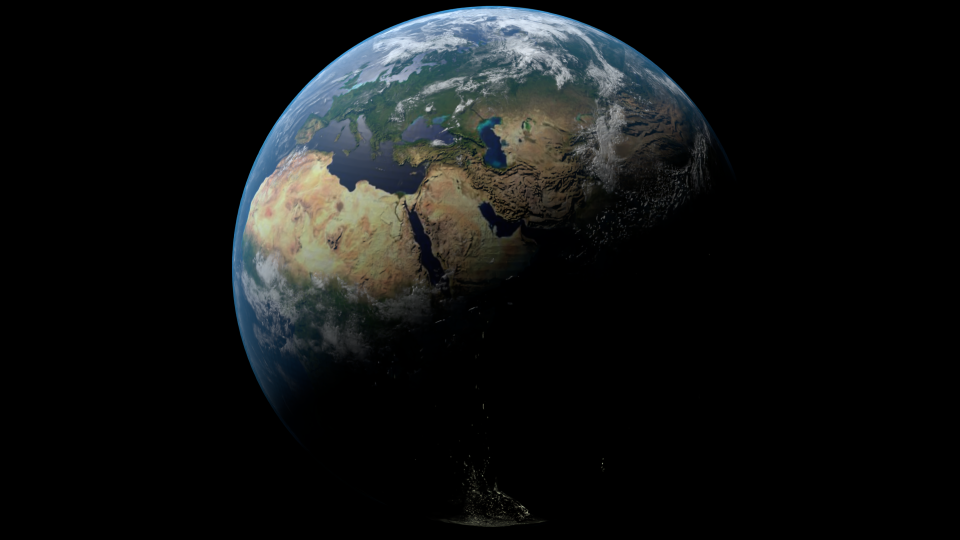
#> input picture projects/project3/assets/earth/earth.png, 1920 x 1080 px (shown at 1/2 size)
$ python crop.py
#> lines starting #> are read from the running program, lines starting #| are printed output that depends on the picture; after the words box and inside, x2 and y2 are one past the last pixel; in counts of white or black regions, pixels touching at a corner belong together
import cv2
import numpy as np
import os

os.chdir(os.path.dirname(os.path.abspath(__file__)))


fp = "earth.png"
if not os.path.exists(fp):
    raise FileNotFoundError(f"{fp} not found")
image = cv2.imread(fp, cv2.IMREAD_UNCHANGED)
#> image is the input picture: shape (1080, 1920, 4); mean B, G, R, A 19.4, 19.5, 17.7, 255

# Convert to BGRA if not already
if image.shape[2] == 3:
    image = cv2.cvtColor(image, cv2.COLOR_BGR2BGRA)

# Set all black pixels (0,0,0) to transparent
mask = np.all(image[:, :, :3] == [0, 0, 0], axis=2)
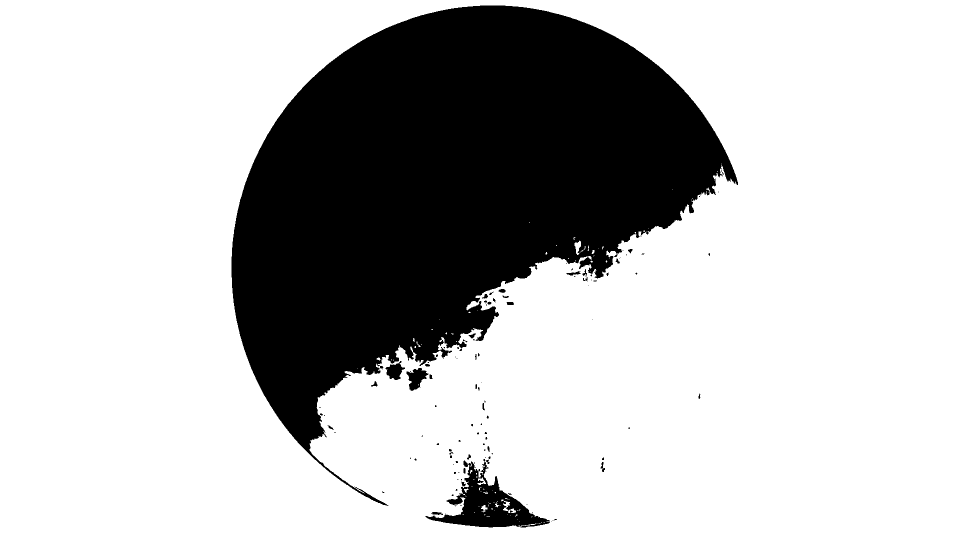
#> mask: shape (1080, 1920) bool (shown at 1/2 size); 74.6% white; 126 black regions (89 under 20 px), largest, box (x1, y1, x2, y2) and area: (463, 11, 1476, 1012) 509751, (851, 921, 1100, 1055) 11939, (813, 736, 857, 782) 1105
image[mask, 3] = 0

# Get image dimensions
height, width = image.shape[:2]
#> height = 1080; width = 1920
center_x, center_y = width // 2, height // 2
#> center_x = 960; center_y = 540

# Create a mask for the circle
y_coords, x_coords = np.ogrid[:height, :width]
#> y_coords = 1080 values from 0 to 1079
circle_mask = (x_coords - center_x)**2 + (y_coords - center_y)**2 <= (1024 // 2)**2

# Set circle pixels to black where alpha is 0
transparent_mask = image[:, :, 3] == 0
combined_mask = circle_mask & transparent_mask
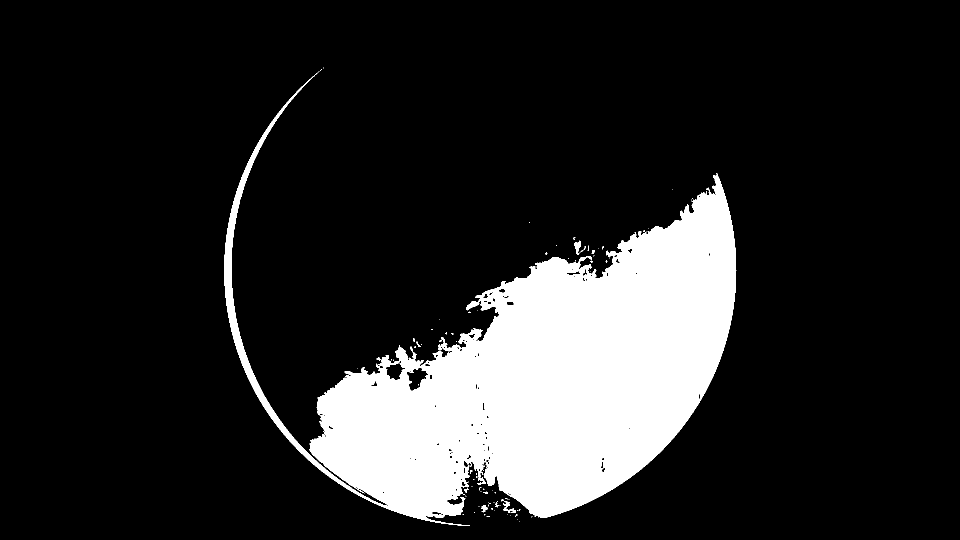
#> combined_mask: shape (1080, 1920) bool (shown at 1/2 size); 15.4% white; 89 white regions (76 under 20 px), largest, box (x1, y1, x2, y2) and area: (448, 142, 1473, 1052) 317788, (1006, 1002, 1032, 1026) 226, (1149, 481, 1162, 510) 214
image[combined_mask] = [0, 0, 0, 255]
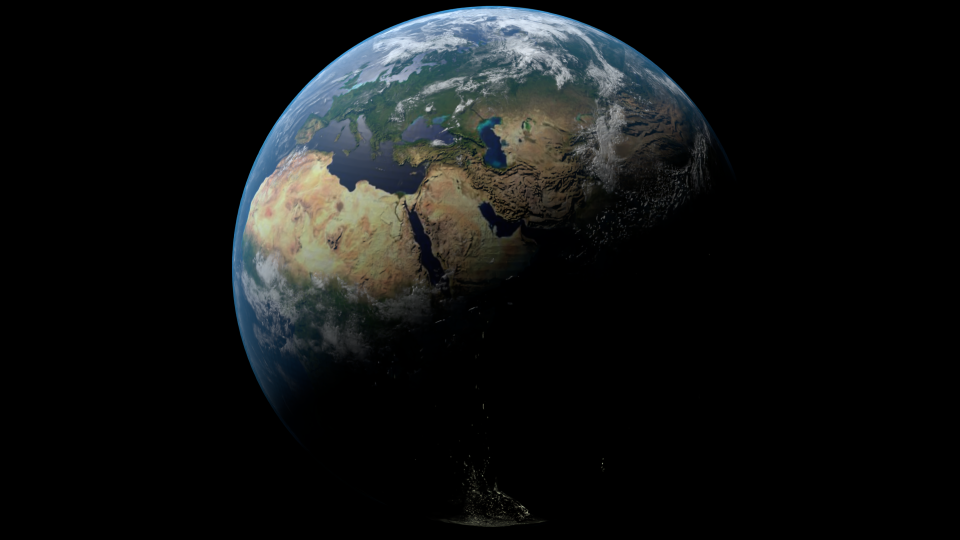
#> image: shape (1080, 1920, 4) (shown at 1/2 size); mean B, G, R, A 19.4, 19.5, 17.7, 103.9

# Find bounding box of non-transparent pixels
alpha_channel = image[:, :, 3]
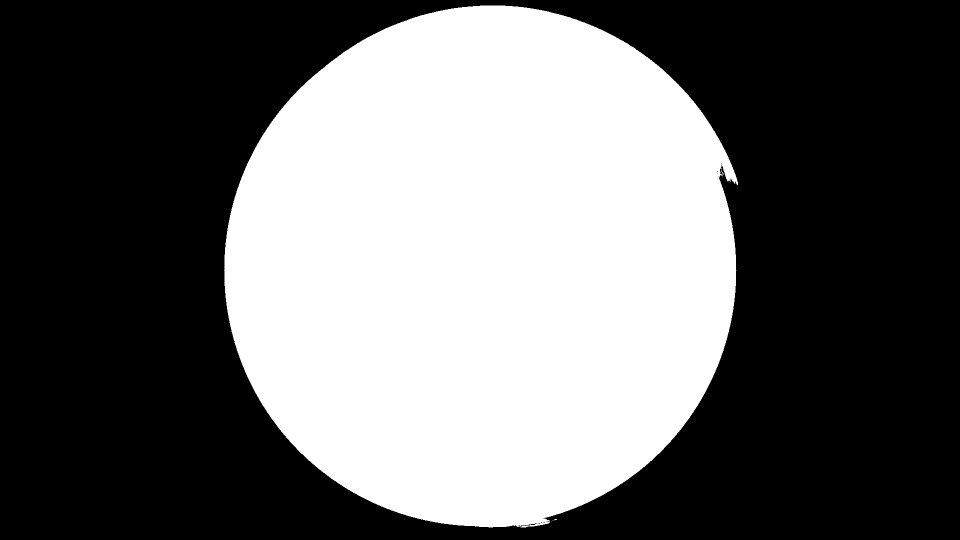
#> alpha_channel: shape (1080, 1920) (shown at 1/2 size); 40.7% white; 6 white regions (5 under 20 px), largest, box (x1, y1, x2, y2) and area: (448, 11, 1476, 1055) 844725
non_transparent = np.where(alpha_channel > 0)
#> non_transparent = 844753 positions, rows 11 to 1054, columns 448 to 1475

if len(non_transparent[0]) > 0:
    min_y, max_y = non_transparent[0].min(), non_transparent[0].max()
#> min_y = 11; max_y = 1054
    min_x, max_x = non_transparent[1].min(), non_transparent[1].max()
#> min_x = 448; max_x = 1475

    # Calculate dimensions
    crop_height = max_y - min_y + 1
#> crop_height = 1044
    crop_width = max_x - min_x + 1
#> crop_width = 1028

    # Make it square by using the larger dimension
    square_size = max(crop_height, crop_width)
#> square_size = 1044

    # Calculate center of the bounding box
    center_crop_y = (min_y + max_y) // 2
#> center_crop_y = 532
    center_crop_x = (min_x + max_x) // 2
#> center_crop_x = 961

    # Calculate new bounds for square crop
    half_size = square_size // 2
#> half_size = 522
    new_min_y = max(0, center_crop_y - half_size)
#> new_min_y = 10
    new_max_y = min(height, center_crop_y + half_size)
#> new_max_y = 1054
    new_min_x = max(0, center_crop_x - half_size)
#> new_min_x = 439
    new_max_x = min(width, center_crop_x + half_size)
#> new_max_x = 1483

    # Crop to square
    image = image[new_min_y:new_max_y, new_min_x:new_max_x]
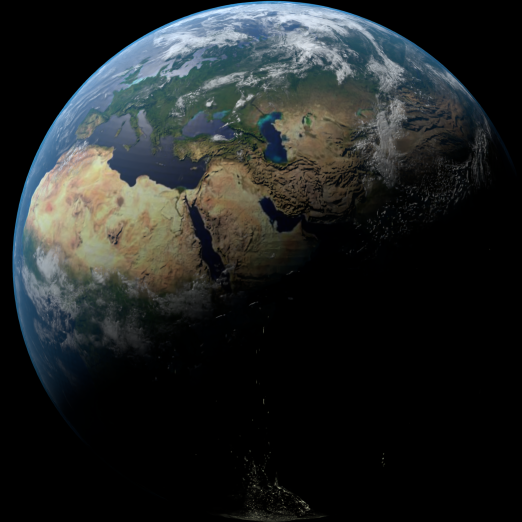
#> image: shape (1044, 1044, 4) (shown at 1/2 size); mean B, G, R, A 36.8, 37, 33.8, 197.6

# Save the result
output_fp = fp.replace('.png', '_transparent.png')
cv2.imwrite(output_fp, image)

print(f"Saved transparent image to {output_fp}")
print(image.shape)
#| (1044, 1044, 4)

$ run again, with projects/project3/assets/earth/earth_transparent.png copied over projects/project3/assets/earth/earth.png
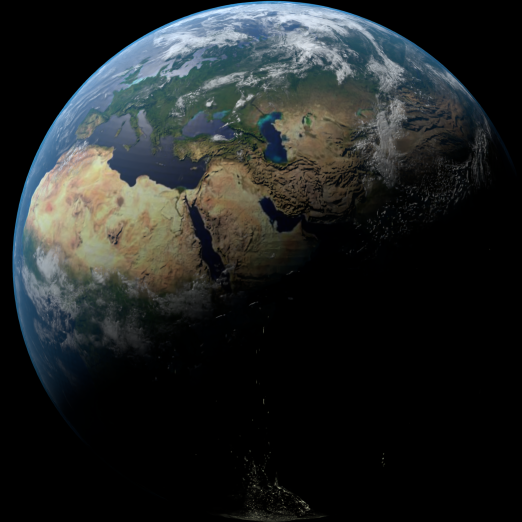
#> input picture projects/project3/assets/earth/earth_transparent.png, 1044 x 1044 px (shown at 1/2 size)
#> image is the input picture: shape (1044, 1044, 4); mean B, G, R, A 36.8, 37, 33.8, 197.6
#> `mask = np.all(image[:, :, :3] == [0, 0, 0], axis=2)`:
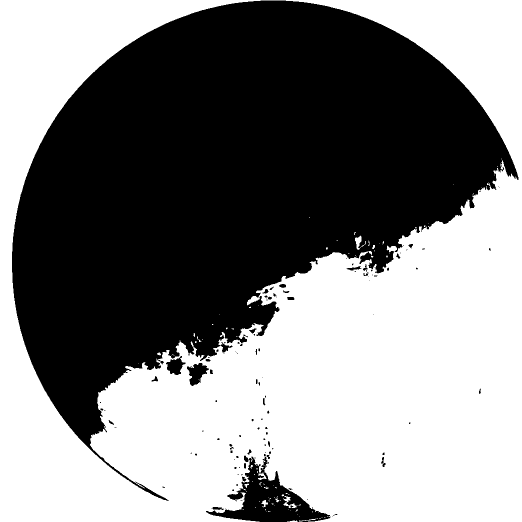
#> mask: shape (1044, 1044) bool (shown at 1/2 size); 51.8% white; 126 black regions (89 under 20 px), largest, box (x1, y1, x2, y2) and area: (24, 1, 1037, 1002) 509751, (412, 911, 661, 1044) 11919, (374, 726, 418, 772) 1105
#> combined_mask: shape (1044, 1044) bool; 28.9% white; 93 white regions (79 under 20 px), largest, box (x1, y1, x2, y2) and area: (180, 336, 1035, 1026) 303874, (10, 52, 321, 942) 9618, (567, 992, 593, 1016) 226
#> `alpha_channel = image[:, :, 3]`:
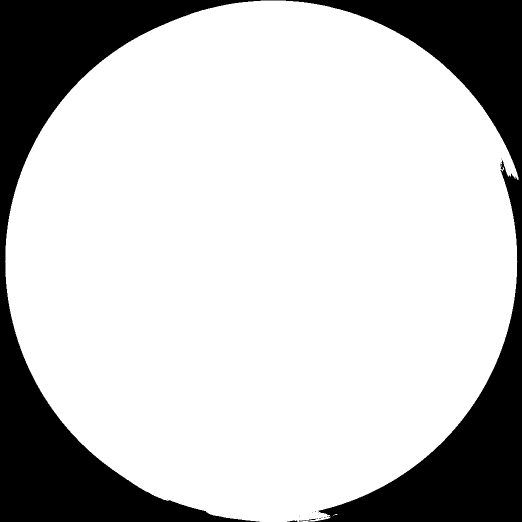
#> alpha_channel: shape (1044, 1044) (shown at 1/2 size); 77.1% white; 13 black regions (10 under 20 px), largest, box (x1, y1, x2, y2) and area: (0, 0, 1044, 1044) 249384, (598, 1037, 633, 1043) 49, (574, 1040, 596, 1044) 43
#> non_transparent = 840437 positions, rows 1 to 1043, columns 10 to 1036
#> min_y = 1; max_y = 1043
#> min_x = 10; max_x = 1036
#> crop_height = 1043
#> crop_width = 1027
#> square_size = 1043
#> center_crop_y = 522
#> center_crop_x = 523
#> half_size = 521
#> new_min_y = 1
#> new_max_y = 1043
#> new_min_x = 2
#> new_max_x = 1044
#| (1042, 1042, 4)

$ run again, with projects/project3/assets/earth/Earth2k_BLENDER/2k_earth_clouds.jpg saved as projects/project3/assets/earth/earth.png
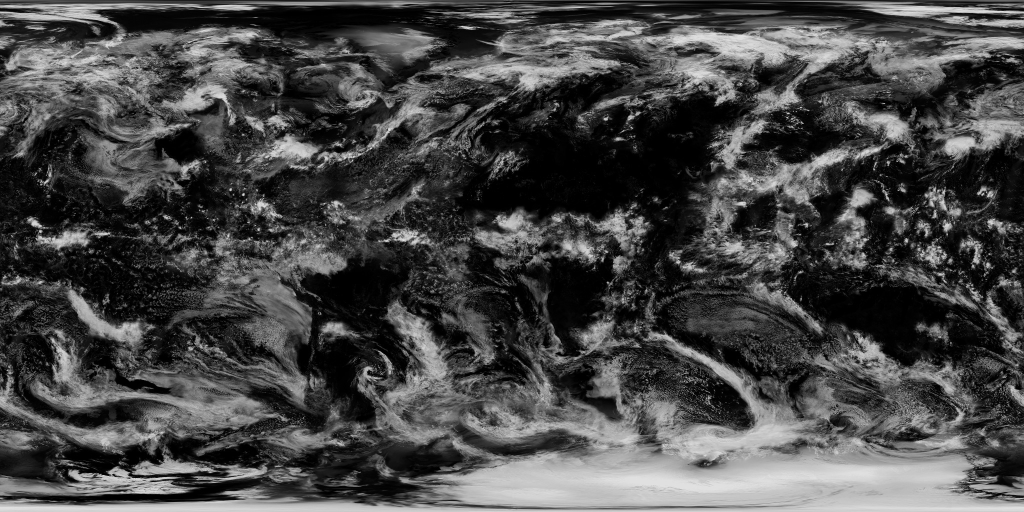
#> input picture projects/project3/assets/earth/Earth2k_BLENDER/2k_earth_clouds.jpg, 2048 x 1024 px (shown at 1/2 size)
#> image is the input picture: shape (1024, 2048, 3); min 0, max 237, mean 71
#> `mask = np.all(image[:, :, :3] == [0, 0, 0], axis=2)`:
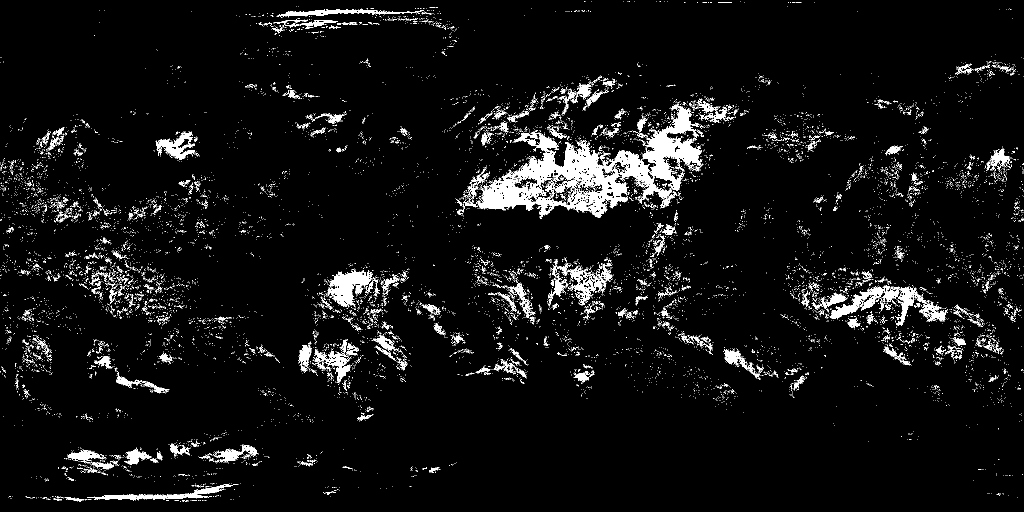
#> mask: shape (1024, 2048) bool (shown at 1/2 size); 5.2% white; 12930 white regions (12544 under 20 px), largest, box (x1, y1, x2, y2) and area: (954, 208, 1405, 436) 31433, (655, 539, 746, 614) 3400, (1659, 573, 1771, 639) 2086
#> combined_mask: shape (1024, 2048) bool; 3.1% white; 5031 white regions (4872 under 20 px), largest, box (x1, y1, x2, y2) and area: (954, 208, 1405, 436) 31433, (655, 539, 746, 614) 3400, (1136, 525, 1226, 611) 1615
#> `alpha_channel = image[:, :, 3]`:
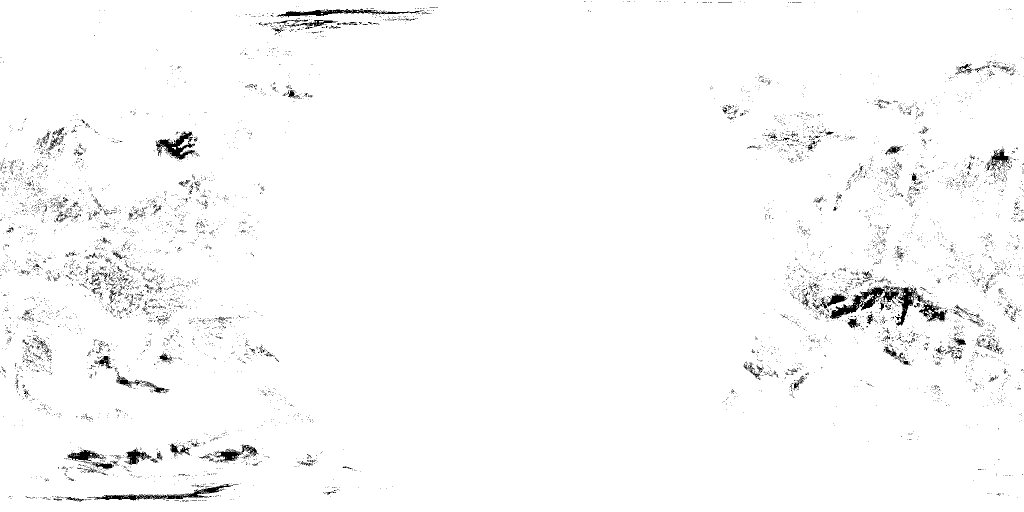
#> alpha_channel: shape (1024, 2048) (shown at 1/2 size); 97.9% white; 7913 black regions (7684 under 20 px), largest, box (x1, y1, x2, y2) and area: (1659, 573, 1771, 639) 2086, (174, 967, 477, 1001) 2018, (1763, 570, 1851, 652) 1910
#> non_transparent = 2053609 positions, rows 0 to 1023, columns 0 to 2047
#> min_y = 0; max_y = 1023
#> min_x = 0; max_x = 2047
#> crop_height = 1024
#> crop_width = 2048
#> center_crop_y = 511
#> center_crop_x = 1023
#> half_size = 1024
#> new_min_y = 0
#> new_max_y = 1024
#> new_min_x = 0
#> new_max_x = 2047
#| (1024, 2047, 4)
